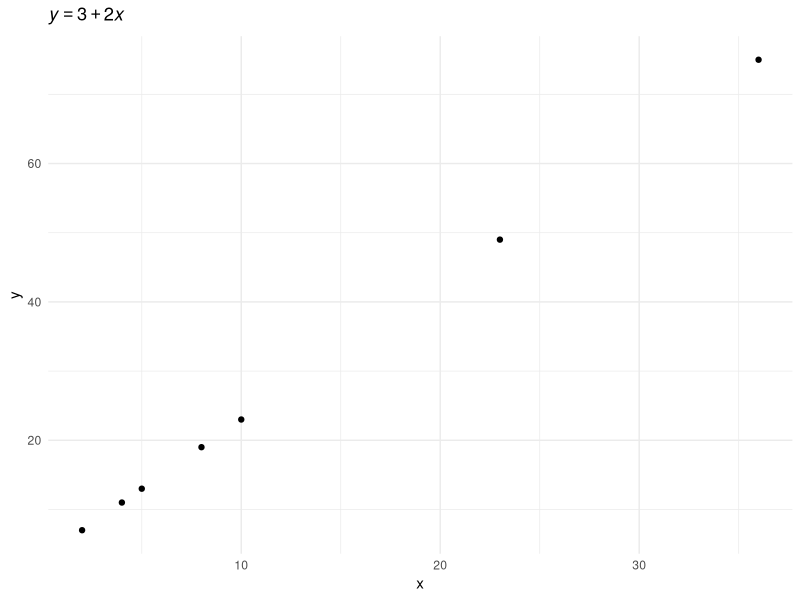
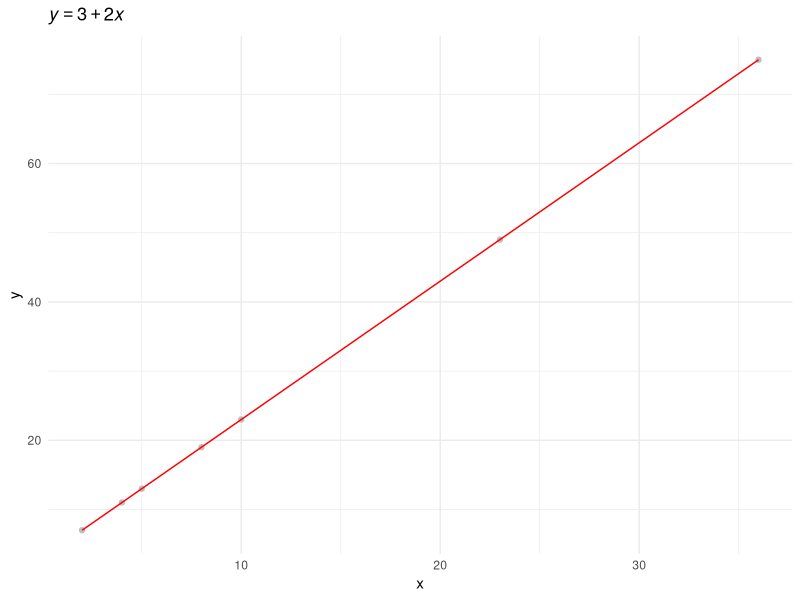
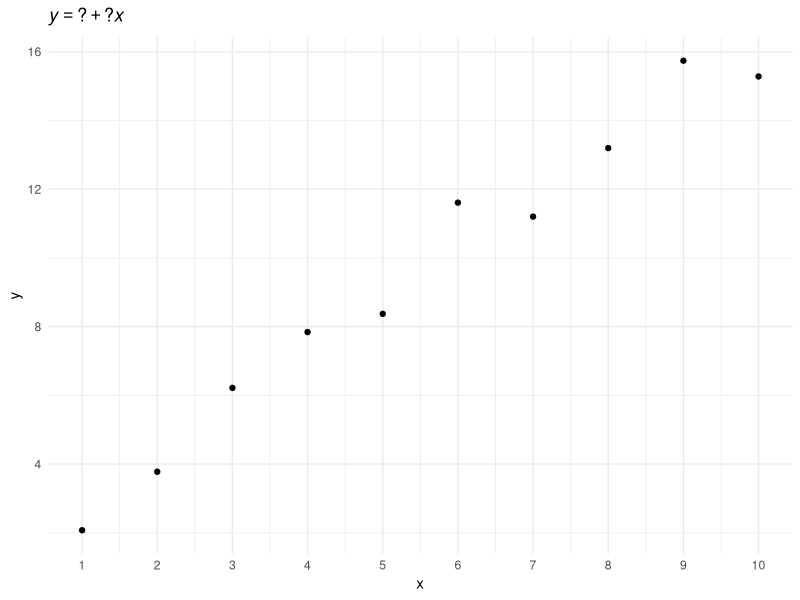
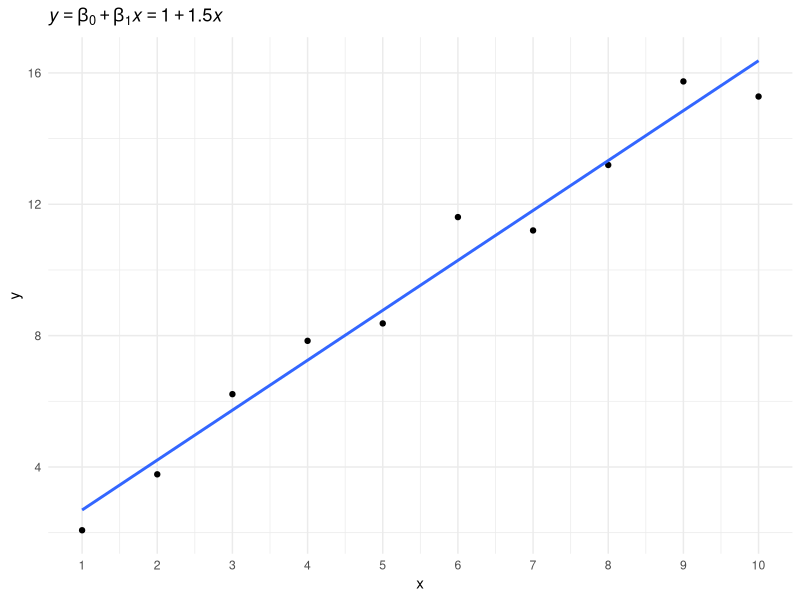
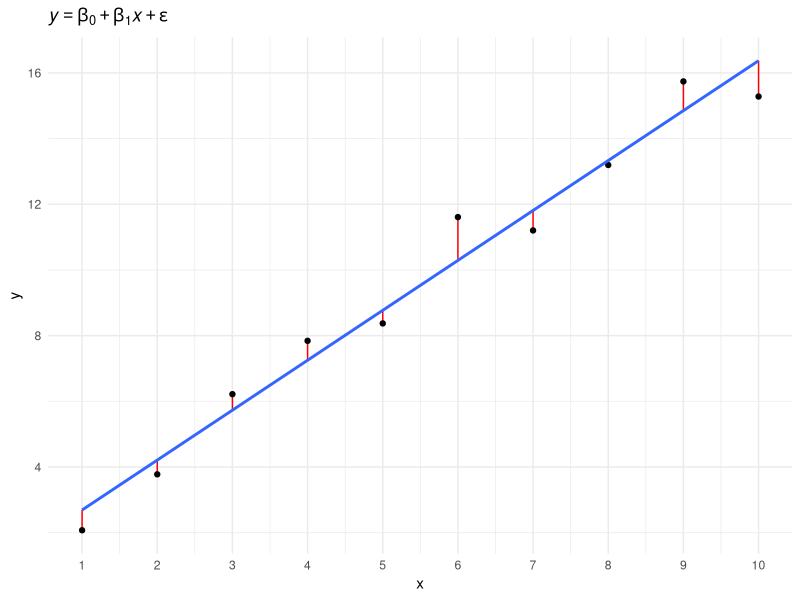
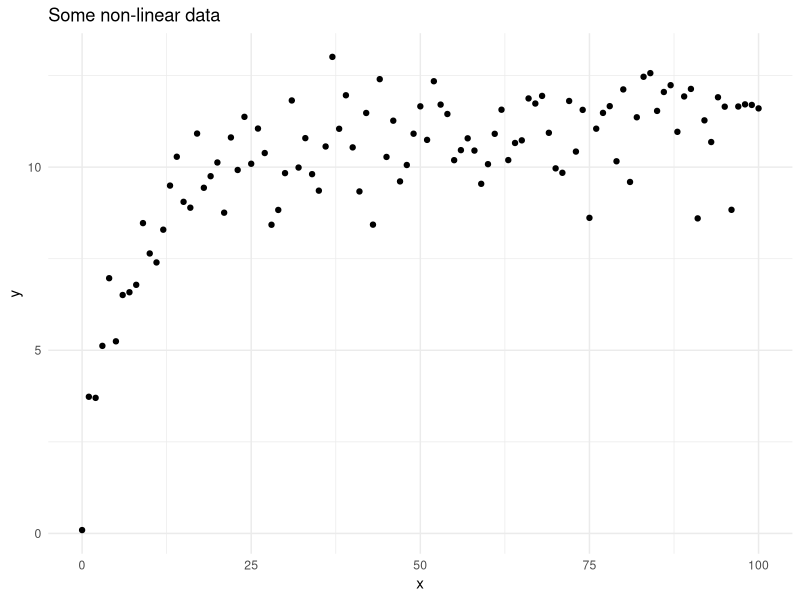
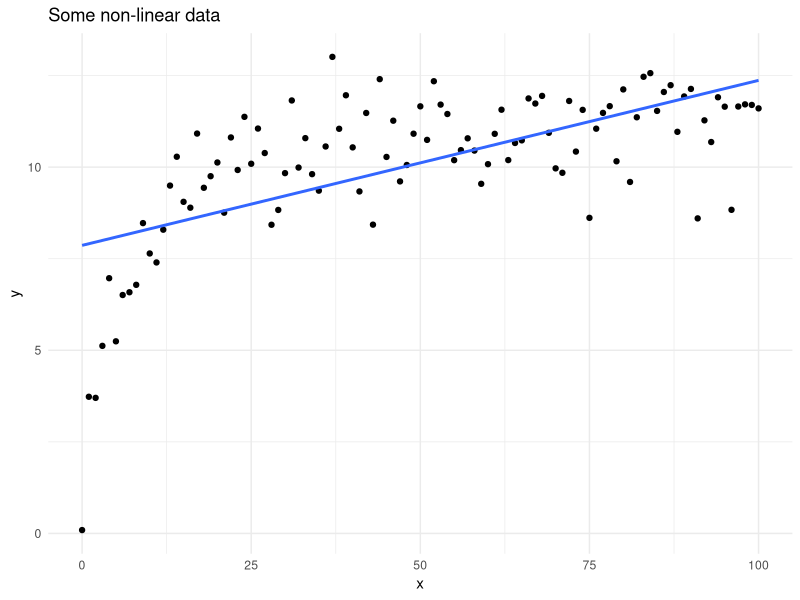
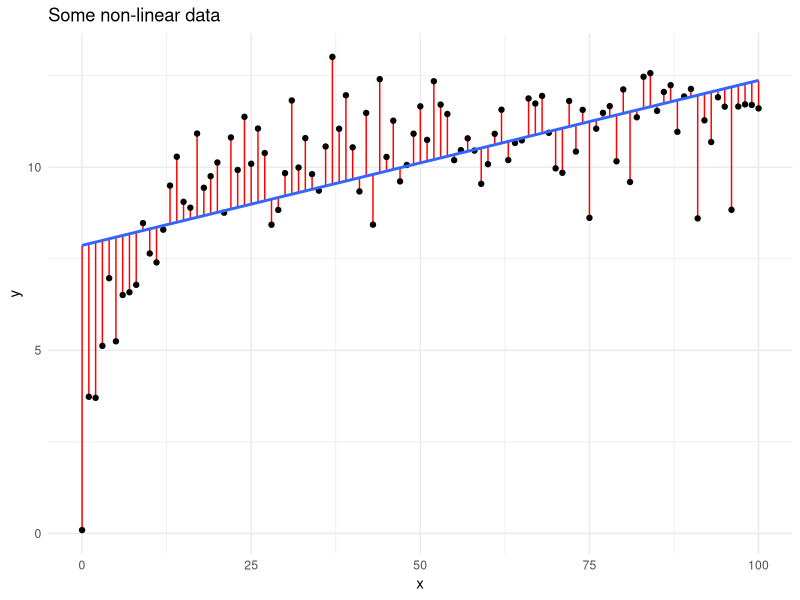

These figures' R source, in order:
## ---- chunk 1
knitr::opts_chunk$set(echo = FALSE)
library(tidyverse)
theme_set(theme_minimal())
library(mgcv)
## ---- chunk 2
set.seed(8788)
x <- seq(0,100,1)
y <- ((runif(1, 10, 20) * x) / (runif(1, 0, 10) + x)) + rnorm(101, 0, 1)
x_1 <- seq(0, 100, 1)
y_1 <- ((runif(1, 10, 20) * x_1) / (runif(1, 0, 100) + x_1)) + rnorm(101, 0, 1)

sim_nl <- tibble(
  x = c(x, x_1),
  y = c(y, y_1),
  group = rep(c("a", "b"), each = 101)
)

sim_nl_a <- filter(sim_nl, group == "a")
## ---- chunk 3
line <- tibble(
  x = c(2, 4, 5, 8, 10, 23, 36),
  y = 3 + 2 * x
)
ggplot(line, aes(x, y)) +
  geom_point() +
  labs(title = bquote(italic(y) == 3 + 2 * italic(x)))
## ---- chunk 4
ggplot(line, aes(x, y)) +
  geom_point(colour = "gray") +
  geom_line(colour = "red") +
  labs(title = bquote(italic(y) == 3 + 2 * italic(x)))
## ---- chunk 5
set.seed(4321)
x <- 1:10
y <- (1 + 1.5 * x) + rnorm(10, 0, 1)

line <- tibble(
  x = x,
  y = y
)
ggplot(line, aes(x, y)) +
  geom_point() +
  scale_x_continuous(breaks = 1:10) +
  labs(title = bquote(italic(y) == "?" + "?" * italic(x)))
## ---- chunk 6
ggplot(line, aes(x, y)) +
  geom_point() +
  geom_smooth(method = "lm", se = FALSE) +
  scale_x_continuous(breaks = 1:10) +
  labs(title = bquote({italic(y) == beta[0] + beta[1] * italic(x)} == 1 + 1.5 * italic(x)))
## ---- chunk 7
m <- lm(y ~ x)
yhat <- m$fitted.values
diff <- y - yhat  
ggplot(line, aes(x, y)) +
  geom_segment(aes(x = x, xend = x, y = y, yend = yhat), colour = "red") +
  geom_point() +
  geom_smooth(method = "lm", se = FALSE) +
  scale_x_continuous(breaks = 1:10) +
  labs(title = bquote(italic(y) == beta[0] + beta[1] * italic(x) + epsilon))
## ---- chunk 8
ggplot(sim_nl_a, aes(x, y)) +
  geom_point() +
  labs(title = "Some non-linear data")
## ---- chunk 9
ggplot(sim_nl_a, aes(x, y)) +
  geom_point() +
  geom_smooth(method = "lm", se = FALSE) +
  labs(title = "Some non-linear data")
## ---- chunk 10
m <- lm(y ~ x, data = sim_nl_a)
yhat <- m$fitted.values
diff <- sim_nl_a$y - yhat  
ggplot(sim_nl_a, aes(x, y)) +
  geom_segment(aes(x = x, xend = x, y = y, yend = yhat), colour = "red") +
  geom_point() +
  geom_smooth(method = "lm", se = FALSE) +
  labs(title = "Some non-linear data")
## ---- chunk 11
ggplot(sim_nl_a, aes(x, y)) +
  geom_point() +
  geom_smooth(method = "lm", formula = y ~ x + I(x^2)) +
  labs(title = bquote(italic(y) == beta[0] + beta[1] * italic(x) + beta[2] * italic(x) ^ 2))
## ---- chunk 12
ggplot(sim_nl_a, aes(x, y)) +
  geom_point() +
  geom_smooth(method = "lm", formula = y ~ x + I(x^2) + I(x^3)) +
  labs(title = bquote(italic(y) == beta[0] + beta[1] * italic(x) + beta[2] * italic(x) ^ 2 + beta[3] * italic(x) ^ 3))
## ---- chunk 13
ggplot(sim_nl_a, aes(x, y)) +
  geom_point() +
  geom_smooth(method = "lm", formula = y ~ x + I(x^2) + I(x^3) + I(x^4) + I(x^5) + I(x^6) + I(x^7) + I(x^8) + I(x^9) + I(x^10)) +
  labs(title = bquote(italic(y) == beta[0] + beta[1] * italic(x) + beta[2] * italic(x) ^ 2 + beta[3] * italic(x) ^ 3 + beta[4] * italic(x) ^ 4 + beta[5] * italic(x) ^ 5 + beta[6] * italic(x) ^ 6 + beta[7] * italic(x) ^ 7 + beta[8] * italic(x) ^ 8 + beta[9] * italic(x) ^ 9 + beta[10] * italic(x) ^ 10))
## ---- chunk 14
ggplot(line, aes(x, y)) +
  geom_point(size = 2) +
  scale_x_continuous(breaks = 1:10) +
  labs(title = bquote(italic(y) == beta[0] + beta[1] * italic(x) + beta[2] * italic(x) ^ 2 + beta[3] * italic(x) ^ 3 + beta[4] * italic(x) ^ 4 + beta[5] * italic(x) ^ 5 + beta[6] * italic(x) ^ 6 + beta[7] * italic(x) ^ 7 + beta[8] * italic(x) ^ 8 + beta[9] * italic(x) ^ 9 + beta[10] * italic(x) ^ 10))
## ---- chunk 15
ggplot(line, aes(x, y)) +
  geom_point(size = 2) +
  geom_smooth(method = "lm", se = FALSE, formula = y ~ x + I(x^2) + I(x^3) + I(x^4) + I(x^5) + I(x^6) + I(x^7) + I(x^8) + I(x^9) + I(x^10)) +
  scale_x_continuous(breaks = 1:10) +
  labs(title = bquote(italic(y) == beta[0] + beta[1] * italic(x) + beta[2] * italic(x) ^ 2 + beta[3] * italic(x) ^ 3 + beta[4] * italic(x) ^ 4 + beta[5] * italic(x) ^ 5 + beta[6] * italic(x) ^ 6 + beta[7] * italic(x) ^ 7 + beta[8] * italic(x) ^ 8 + beta[9] * italic(x) ^ 9 + beta[10] * italic(x) ^ 10))
## ---- chunk 16
par(mfrow = c(1, 2))

simple <- gam(y ~ s(x, bs = "cr", k = 10), data = sim_nl_a)

X <- predict(
  simple,
  newdata = data.frame(x = sim_nl_a$x),
  type = "lpmatrix"
)[,2:10]

plot(sim_nl_a$x, X[, 1], type = "n", ylim = c(-1, 2), xlab = "x", ylab = "y")
for (i in 1:ncol(X)) {
  lines(sim_nl_a$x, X[, i], col = i, lw = 1)
}

X2 <- X %*% diag(coef(simple)[2:10])
plot(
  sim_nl_a$x,
  predict(simple, newdata = data.frame(x = sim_nl_a$x)) -
    coef(simple)[1],
  type = "n",
  ylim = c(-8, 3),
  xlab = "x", ylab = "y"
)
for (i in 1:ncol(X2)) {
  lines(sim_nl_a$x, X2[, i], col = i, lw = 1)
}
lines(
  sim_nl_a$x,
  predict(simple, newdata = data.frame(x = sim_nl_a$x)) -
    coef(simple)[1],
  lw = 3
)
## ---- chunk 17
simple <- gam(y ~ s(x, bs = "cr", k = 10), data = sim_nl_a)
summary(simple)
## ---- chunk 18
plot(simple)
## ---- chunk 19
simple <- gam(y ~ s(x, bs = "cr", k = 5), data = sim_nl_a)
plot(simple)
## ---- chunk 20
ggplot(sim_nl, aes(x, y, colour = group)) +
  geom_point()
## ---- chunk 21
ggplot(sim_nl, aes(x, y, colour = group)) +
  geom_point() +
  geom_smooth(se = FALSE)
